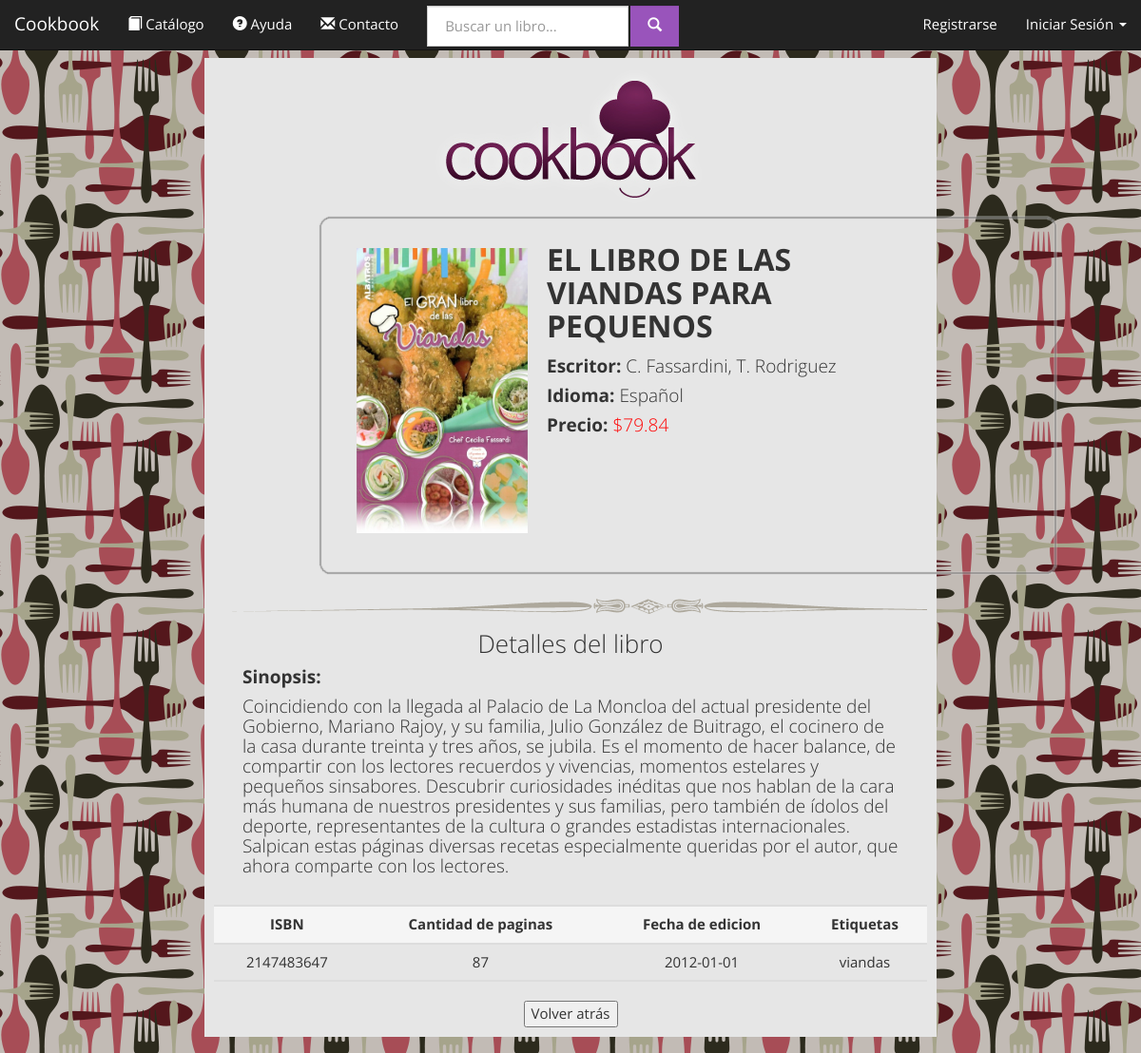
The page /cookbooks.com.ar/product.php?id=2147483647 on the database its author committed.
### tables this page shows
CREATE TABLE IF NOT EXISTS `libros` (
  `ISBN` varchar(10) NOT NULL DEFAULT '',
  `titulo` varchar(50) NOT NULL DEFAULT '',
  `IDIOMA` varchar(40) NOT NULL DEFAULT '',
  `paginas` int(11) NOT NULL DEFAULT '0',
  `precio` float NOT NULL DEFAULT '0',
  `fecha` date NOT NULL DEFAULT '0000-00-00',
  `etiquetas` varchar(100) NOT NULL DEFAULT '',
  `texto` text,
  `tapa` text,
  `eliminado` tinyint(1) NOT NULL DEFAULT '0',
  `hidden` tinyint(1) NOT NULL,
  PRIMARY KEY (`ISBN`)
);

### cookbooks.com.ar/database.php (called while the page is built, shortened)
<?php
class Conexion {
	private $hostname = 'localhost';
	private $port = '3306';
	private $username = 'root';
	private $password = 'F3Dericcio';
	private $dbname = 'cookbookg32';
	private static $dbh = NULL;
	function conectar(){
		try {
			if (!self::$dbh)
			self::$dbh = new PDO("mysql:host=$this->hostname;dbname=$this->dbname;port=$this->port", $this->username, $this->password, array(PDO::MYSQL_ATTR_INIT_COMMAND => "SET NAMES utf8"));
			return true;
		} catch(PDOException $e) {
			echo $e -> getMessage();
			return false;
		}
	}
	function query($statement){
		return self::$dbh->query($statement);
	}
}
class Books{
	static private $conexion;
	static function initialize(){
		self::$conexion = new Conexion;
	}
	static function getBook($bookISBN){
		$result = self::$conexion->query("
			SELECT L.ISBN, L.titulo, GROUP_CONCAT(E.id_autor) as autores, L.paginas, L.precio, L.IDIOMA, L.fecha, L.etiquetas, L.texto, L.tapa, L.eliminado, L.hidden
			FROM libros L
			LEFT JOIN escribe E ON (L.ISBN=E.isbn)
			GROUP BY L.ISBN
			HAVING (L.ISBN=$bookISBN)
		");
		if ($result && $result->rowCount()>0){
			$bookInfo = $result->fetchAll(PDO::FETCH_ASSOC);
			return new Book($bookInfo[0]);
		}
		return NULL;
	}
}
class Book{
	private	$ISBN, $OLD_ISBN,
			$titulo,
			$paginas,
			$precio,
			$idioma,
			$fecha,
			$etiquetas,
			$texto,
			$tapa,
			$eliminado,
			$oculto,
			$autores;
	function __construct($param){
		$this->ISBN = $param['ISBN'];
		$this->titulo = $param['titulo']? $param['titulo']:'';
		$this->paginas = $param['paginas']? $param['paginas']:'0';
		$this->precio = $param['precio']? $param['precio']:'0';
		$this->idioma= $param['IDIOMA']? $param['IDIOMA']:'';
		$this->fecha = $param['fecha']? $param['fecha']:'0000-00-00';
		$this->etiquetas = $param['etiquetas']? $param['etiquetas']:'';
		$this->texto = $param['texto']? $param['texto']:'';
		$this->tapa = $param['tapa']? $param['tapa']:'';
		$this->autores = $param['autores']? $param['autores']:'';
	}
	function getISBN(){
		return $this->ISBN;
	}
	function getTitulo(){
		return $this->titulo;
	}
	function getAutoresString(){
		$arreglo= $this->getAutores();
		$string ="";
		foreach ($arreglo as $key => $value) {
			$inicial=$value->getNombre();
			$inicial= $inicial[0];
			$string.=$inicial.'. '.$value->getApellido().", ";
		}
		$string= substr ($string, 0, -2);
		return $string;
	}
	function getAutores(){
		$autores_ids = explode(",", $this->autores);
		$result= Array();
		foreach ($autores_ids as $key => $value) {
			$autor = Authors::getAuthor($value);
			if ($autor)	array_push($result, $autor);
		}
		return $result;
	}
	function getPaginas(){
		return $this->paginas;
	}
	function getPrecio(){
		return $this->precio;
	}
	function getIdioma(){
		return $this->idioma;
	}
	function getFecha(){
		return $this->fecha;
	}
	function getEtiquetas(){
		return $this->etiquetas;
	}
	function getTexto(){
		return $this->texto;
	}
	function getTapa($crudo = false){
		if ($crudo){
			return $this->tapa;
		}else{
			if(is_file("books/img/tapas/".$this->tapa)){
				return $this->tapa;
			}else{
				return "_DEFAULT_.jpg";
			}
		}
	}
}
class Authors{
	static private $initialized = FALSE;
	static private $conexion;
	private static function initialize(){
		if (self::$initialized) return;
		self::$conexion = new Conexion;
		self::$initialized = TRUE;
	}
	public static function getAuthor($ID){
		$result = self::$conexion->query("
			SELECT *
			FROM autor
			WHERE (ID=$ID)AND(eliminado=0)
			LIMIT 1
		");
		if ($result && $result->rowCount()>0) return new Author($result->fetch(PDO::FETCH_ASSOC));
		else return NULL;
	}
}
class Author{
	private	$ID,
			$nombre,
			$apellido,
			$fecha_nacimiento,
			$lugar_nacimiento,
			$eliminado;
	function __construct($params){
		$this->nombre = $params['nombre']? $params['nombre']: "";
		$this->apellido = $params['apellido']? $params['apellido']:"";
	}
	function getNombre(){
		return $this->nombre;
	}
	function getApellido(){
		return $this->apellido;
	}
}
		?>

### cookbooks.com.ar/product.php (the view, shortened to what this page needs)
<?php
	include_once('database.php');
	if (!isset($_REQUEST['id'])) header('location:./');
	else{
		$book = Books::getBook($_REQUEST['id']);
	}
?>
<!DOCTYPE html>
<html lang="es">
    <head>
        <link href="bootstrap-3.1.1-dist/css/bootstrap_Cosmo.css" rel="stylesheet" media="screen">
    </head>
    <body>
        <?php include_once('navigation.php'); ?>
        <div class="container-fluid text-center">
            <div class="row">
                <div class="col-md-2">
                </div>
                <div class="col-md-8">
                	<div class="jumbotron" style="padding: 10px;min-height: 700px">
                        <img src="website/img/logo.png" class="center-block img-responsive" />
						<div id="contiene">
							<div id="cabeza" class="center-block img-responsive" >
								<img src="books/img/tapas/<?php echo $book->getTapa() ?>" align="left" style="margin:40px 20px 50px 50px; height:300px; width: 180px">
								<div style="position: relative; margin-right: 140px; margin-top: 30px; text-align: left">
								<h2 style="margin: 0; padding: 4px; alignment-adjust: left"><strong><?php echo $book->getTitulo(); ?></strong></h2>
		                       	<table class="table">
		                            <tr><h4><strong>Escritor: </strong><?php echo $book->getAutoresString();?></tr></h4>
		                            <tr><h4><strong>Idioma: </strong><?php echo $book->getIdioma(); ?></h4></tr>
		                            <tr><h4><strong>Precio: </strong><?php echo "<font color='red'>$".$book->getPrecio()."</font>" ?></h4></tr>
		                            	</div>
							</div>
						</div>
					</div>
						<div id="cuerpo">
							<h3>Detalles del libro</h3>
							<h4 align="left"><strong>Sinopsis: </strong></h4>
							<h4 align="left">
								<?php echo $book->getTexto() ?>
							</h4>
						</div>
						<table class="table">
							 <tbody>
							<tr class="active">
								<td><strong>ISBN</strong></td>
								<td><strong>Cantidad de paginas</strong></td>
								<td><strong>Fecha de edicion</strong></td>
								<td><strong>Etiquetas</strong></td>
							</tr>
							 </tbody>
							  <tbody>
						 	<tr >
						 		<td><?php echo $book->getISBN() ?></br></td>
								<td><?php echo $book->getPaginas(); ?></br></td>
								<td><?php echo $book->getFecha() ?></br></td>
								<td><?php echo $book->getEtiquetas() ?></br></td>
							</tr>
							 </tbody>
						</table>
							<button onclick="window.location.href='index.php'">Volver atr&aacute;s</button>
           	</div>
       </div>
       </div>
    </body>
</html>

### cookbooks.com.ar/product.php (style rules this page uses)
body { background-image: url('website/img/1167024.png'); }
#cabeza { background-image: url('website/img/menu.png'); background-repeat: no-repeat; width: 900px; height: 400px; float:left; position:absolute; margin-left: 100px; }
#cuerpo { background-image: url('website/img/line.png'); background-repeat: no-repeat; margin-top: 400px; padding-left:30px; padding-right:30px; max-width: 900px; height:auto; }

### rows shown on the page
libros: tapa (picture), titulo "EL LIBRO DE LAS VIANDAS PARA PEQUENOS", IDIOMA "Español", precio "79.84", texto "Coincidiendo con la llegada al Palacio de La Moncloa del actual presidente del Gobierno, Mariano Rajoy, y su familia, Julio González de Buitrago, el cocinero de la casa durante treinta y tres años, se jubila. Es el momento de hacer balance, de compartir con los lectores recuerdos y vivencias, momentos estelares y pequeños sinsabores. Descubrir curiosidades inéditas que nos hablan de la cara más humana de nuestros presidentes y sus familias, pero también de ídolos del deporte, representantes de la cultura o grandes estadistas internacionales. Salpican estas páginas diversas recetas especialmente queridas por el autor, que ahora comparte con los lectores.", ISBN "2147483647", paginas "87", fecha "2012-01-01", etiquetas "viandas"

### other values the page prints
$book->getAutoresString() "C. Fassardini, T. Rodriguez"
